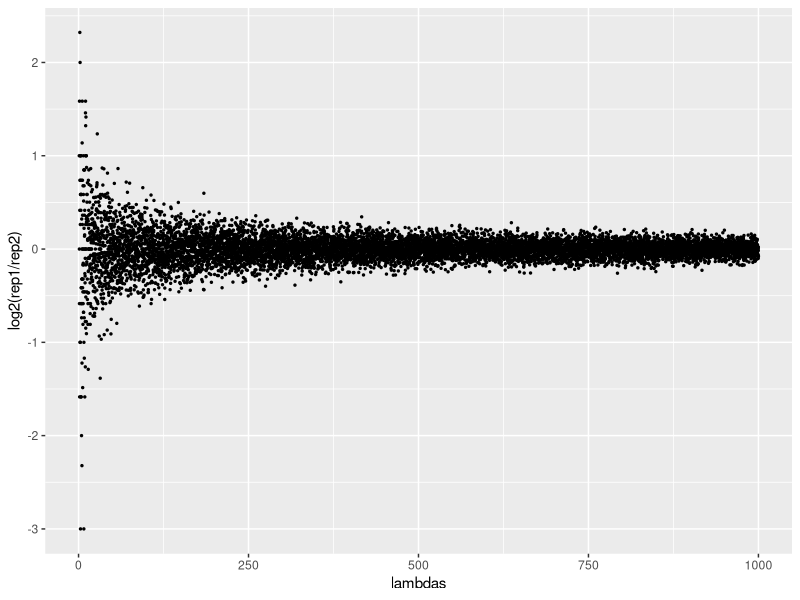

R code for this plot:
N_genes = 10000
lambdas = seq(1,1000, len=N_genes) #creates 10000 evenly-spaced numbers 
rep1 = rpois(N_genes, lambdas)
rep2 = rpois(N_genes, lambdas)
non_zero = which(rep1>0 & rep2>0)
lambdas = lambdas[non_zero]
rep1 = rep1[non_zero]
rep2 = rep2[non_zero]
rna_sim = data.frame(lambdas, rep1, rep2)

library(ggplot2)
ggplot(rna_sim, aes(x=lambdas, y=log2(rep1/rep2))) + geom_point(size=0.5)

